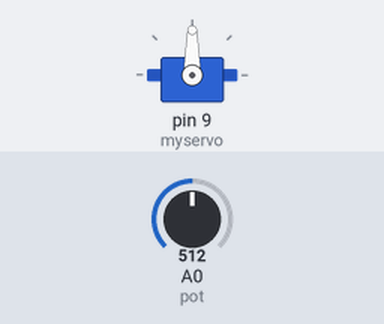
Simulated run of this sketch. Board: Arduino Uno, built with avr-gcc and run on an emulated ATmega328P. On the bench: servo. Inputs (shaded band) come from the test bench; at power-on: A0 (pot) = 512.

Above: at 1.2 s.
1.3 s: A0 (pot) set to 716
At 2.5 s:
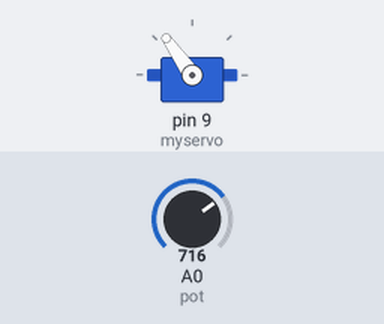
2.8 s: A0 (pot) set to 900
At 3.8 s:
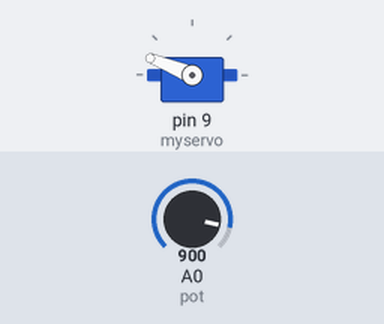
4.3 s: A0 (pot) set to 1023
At 5.0 s:
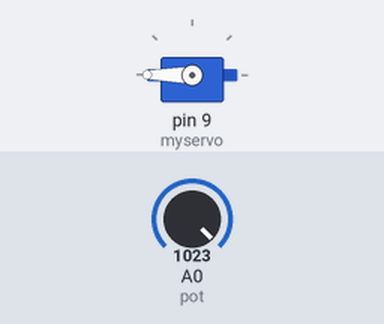
5.8 s: A0 (pot) set to 306
At 6.1 s:
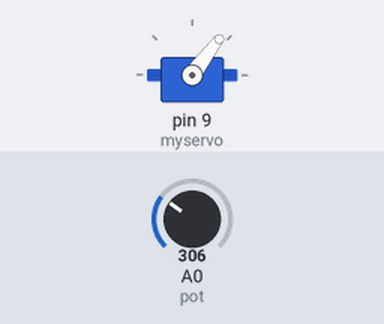
7.3 s: A0 (pot) set to 122
At 8.4 s:
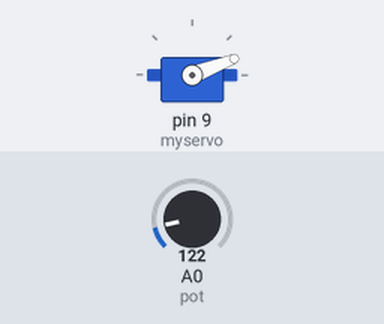
Timing chart, 0 to 9.8 s (numbered marks = the images above; inputs shaded):
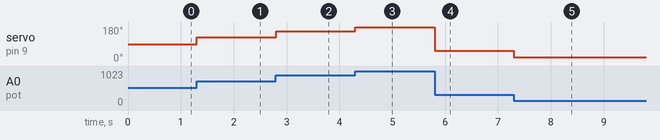

The sketch:

pot_ile_servo_kontrol.ino
```cpp
/*Pot ile Servo kontrol uygulaması
  Şükrü COŞAR
*/
#include <Servo.h>  // Servo kütüphanesini dahil ediyoruz.
const int pot=A0;   // Potumuzu bağlayacağımız analog giriş.
Servo myservo;      // Bu komutla servo kontrol nesnenizi oluşuyorsunuz.
int potdurum=0;
int pos = 0;

void setup()
{
  myservo.attach(9); // Servonuz sinyal girişine bağlayacağımız ArduinoUno pini(PWM Pindir.)
}

void loop()
{
  potdurum=analogRead(pot);
  pos= map(potdurum,0,1023,0,180);//Servolar 180 derece açı yaparlar pottan okunan değeri 180e oranlıyoruz.
{
  myservo.write(pos); // yukarıda ki oranladığımız değeri servoya yazdırıyoruz.
}
}
```

Measured:
- after the input at 1.3 s, servo on pin 9 (myservo): 90° → 125° at once
- after the input at 2.8 s, servo on pin 9 (myservo): 125° → 158° at once
- after the input at 4.3 s, servo on pin 9 (myservo): 158° → 180° at once
- after the input at 5.8 s, servo on pin 9 (myservo): 180° → 53° at once
- after the input at 7.3 s, servo on pin 9 (myservo): 53° → 21° at once
